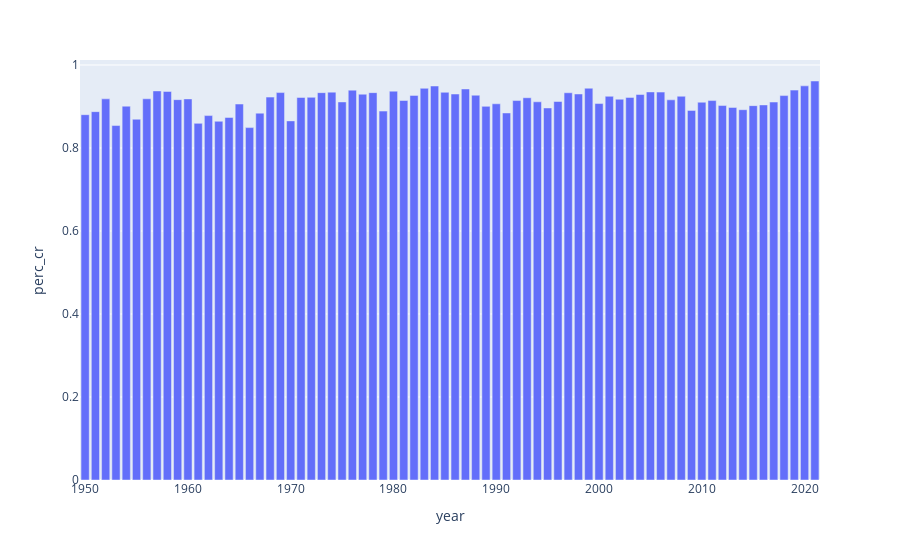

The code cell stored with this chart in its notebook:
### Code cell
frame = frame.apply(lambda x: pd.to_numeric(x, errors='coerce'))
frame = frame[(frame.year >= 1950)&(frame.year < 2022)]
frame = frame.groupby('year').sum()
frame['perc_cr'] = (frame['on-crossref']/frame['doi-num'])
fig = px.bar(frame,x=frame.index,y='perc_cr')
fig.show()

### Figure 1 — Plotly figure (JSON) as saved in the notebook; plotly's stock layout.template omitted (floating-point values rounded to 4 significant figures)
{"data": [{"alignmentgroup": "True", "hovertemplate": "year=%{x}<br>perc_cr=%{y}<extra></extra>", "legendgroup": "", "marker": {"color": "#636efa", "pattern": {"shape": ""}}, "name": "", "offsetgroup": "", "orientation": "v", "showlegend": false, "textposition": "auto", "type": "bar", "x": [1950, 1951, 1952, 1953, 1954, 1955, 1956, 1957, 1958, 1959, 1960, 1961, 1962, 1963, 1964, 1965, 1966, 1967, 1968, 1969, 1970, 1971, 1972, 1973, 1974, 1975, 1976, 1977, 1978, 1979, 1980, 1981, 1982, 1983, 1984, 1985, 1986, 1987, 1988, 1989, 1990, 1991, 1992, 1993, 1994, 1995, 1996, 1997, 1998, 1999, 2000, 2001, 2002, 2003, 2004, 2005, 2006, 2007, 2008, 2009, 2010, 2011, 2012, 2013, 2014, 2015, 2016, 2017, 2018, 2019, 2020, 2021], "xaxis": "x", "y": [0.8802, 0.8875, 0.9183, 0.8541, 0.9007, 0.8693, 0.9185, 0.9375, 0.9362, 0.9164, 0.9183, 0.8593, 0.878, 0.8643, 0.8736, 0.9059, 0.8491, 0.8839, 0.9225, 0.9335, 0.8653, 0.9217, 0.922, 0.9333, 0.9346, 0.9109, 0.9394, 0.9296, 0.9333, 0.8889, 0.9369, 0.9144, 0.9267, 0.9438, 0.9493, 0.9341, 0.93, 0.9422, 0.9271, 0.9003, 0.9065, 0.8844, 0.9143, 0.921, 0.9112, 0.8964, 0.9119, 0.9331, 0.9301, 0.944, 0.907, 0.9245, 0.9175, 0.9219, 0.9288, 0.9351, 0.9347, 0.916, 0.9246, 0.8906, 0.9102, 0.9142, 0.9022, 0.8977, 0.8923, 0.902, 0.9038, 0.9107, 0.9262, 0.9394, 0.9496, 0.9614], "yaxis": "y"}], "layout": {"barmode": "relative", "legend": {"tracegroupgap": 0}, "margin": {"t": 60}, "xaxis": {"anchor": "y", "domain": [0, 1], "title": {"text": "year"}}, "yaxis": {"anchor": "x", "domain": [0, 1], "title": {"text": "perc_cr"}}}}
